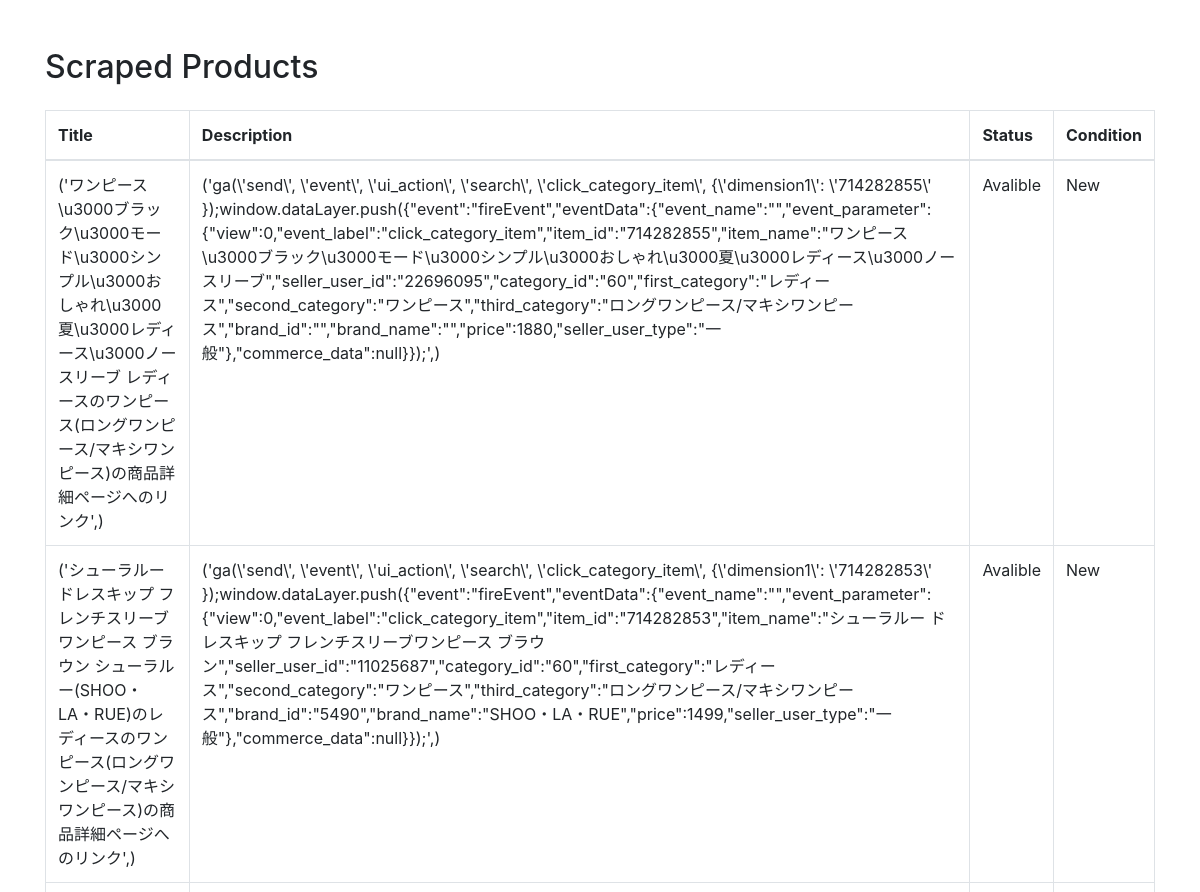
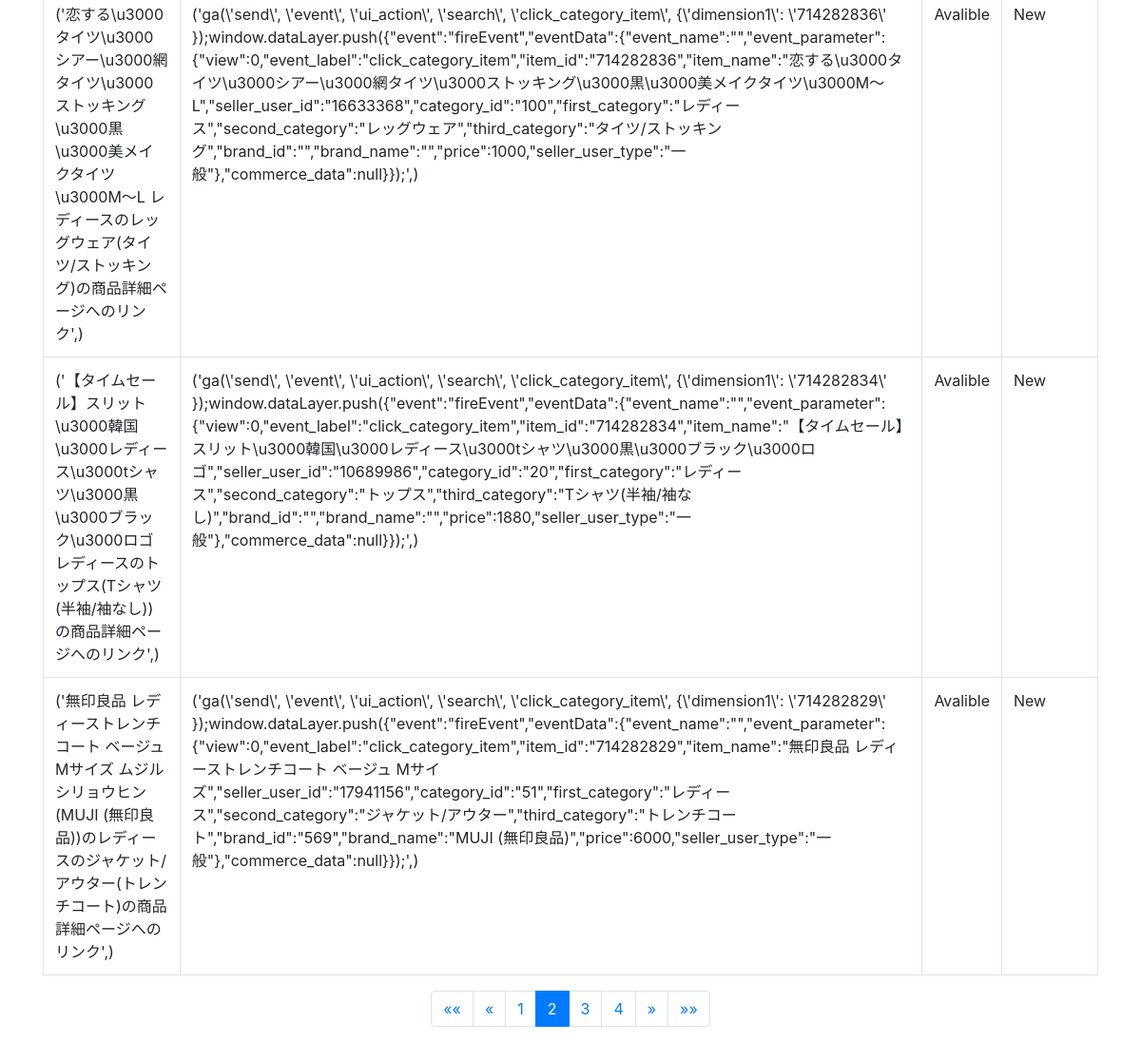
/results/?page=2, run on the app's committed database (2 pictures, top to bottom).
### rakuma_scraper/models.py (models this page shows)
class product(models.Model):
    title=models.CharField(max_length=100)
    description=models.TextField()
    status=models.CharField( max_length=50)
    condition=models.CharField(max_length=50)

### rakuma_scraper/views.py (the view)
# urls.py: path('results/',views.display)
def display(request):
    products=product.objects.all()
    paginator = Paginator(products, 5)
    page_number = request.GET.get('page')
    page_obj = paginator.get_page(page_number)
    return render(request,'results.html',{'page_obj':page_obj})

### rakuma_scraper/templates/results.html (shortened to what this page needs)
<!DOCTYPE html>
<html lang="en">
<head>
    <link rel="stylesheet" href="https://maxcdn.bootstrapcdn.com/bootstrap/4.5.2/css/bootstrap.min.css">
</head>
<body>
    <div class="container mt-5">
        <h2 class="mb-4">Scraped Products</h2>
        <table class="table table-bordered table-hover">
            <thead>
                <tr>
                    <th>Title</th>
                    <th>Description</th>
                    <th>Status</th>
                    <th>Condition</th>
                </tr>
            </thead>
            <tbody>
                {% for product in page_obj %}
                <tr>
                    <td>{{ product.title }}</td>
                    <td>{{ product.description }}</td>
                    <td>{{ product.status }}</td>
                    <td>{{ product.condition }}</td>
                </tr>
                {% empty %}
                <tr>
                    <td colspan="4" class="text-center">No products found.</td>
                </tr>
                {% endfor %}
            </tbody>
        </table>
        <nav aria-label="Page navigation">
            <ul class="pagination justify-content-center">
                {% if page_obj.has_previous %}
                    <li class="page-item">
                        <a class="page-link" href="?page=1" aria-label="First">
                            <span aria-hidden="true">&laquo;&laquo;</span>
                        </a>
                    </li>
                    <li class="page-item">
                        <a class="page-link" href="?page={{ page_obj.previous_page_number }}" aria-label="Previous">
                            <span aria-hidden="true">&laquo;</span>
                        </a>
                    </li>
                {% endif %}
                {% for num in page_obj.paginator.page_range %}
                    {% if page_obj.number == num %}
                        <li class="page-item active"><span class="page-link">{{ num }}</span></li>
                    {% elif num > page_obj.number|add:-3 and num < page_obj.number|add:3 %}
                        <li class="page-item"><a class="page-link" href="?page={{ num }}">{{ num }}</a></li>
                    {% endif %}
                {% endfor %}
                {% if page_obj.has_next %}
                    <li class="page-item">
                        <a class="page-link" href="?page={{ page_obj.next_page_number }}" aria-label="Next">
                            <span aria-hidden="true">&raquo;</span>
                        </a>
                    </li>
                    <li class="page-item">
                        <a class="page-link" href="?page={{ page_obj.paginator.num_pages }}" aria-label="Last">
                            <span aria-hidden="true">&raquo;&raquo;</span>
                        </a>
                    </li>
                {% endif %}
            </ul>
        </nav>
    </div>
</body>
</html>

### data on the page
product: title "('ワンピース\\u3000ブラック\\u3000モード\\u3000シンプル\\u3000おしゃれ\\u3000夏\\u3000レディース\\u3000ノースリーブ レディースのワンピース(ロングワンピース/マキシワンピース)の商品詳細ページへのリンク',)", description "('ga(\\'send\\', \\'event\\', \\'ui_action\\', \\'search\\', \\'click_category_item\\', {\\'dimension1\\': \\'714282855\\' });window.dataLayer.push({\"event\":\"fireEvent\",\"eventData\":{\"event_name\":\"\",\"event_parameter\":{\"view\":0,\"event_label\":\"click_category_item\",\"item_id\":\"714282855\",\"item_name\":\"ワンピース\\u3000ブラック\\u3000モード\\u3000シンプル\\u3000おしゃれ\\u3000夏\\u3000レディース\\u3000ノースリーブ\",\"seller_user_id\":\"22696095\",\"category_id\":\"60\",\"first_category\":\"レディース\",\"second_category\":\"ワンピース\",\"third_category\":\"ロングワンピース/マキシワンピース\",\"brand_id\":\"\",\"brand_name\":\"\",\"price\":1880,\"seller_user_type\":\"一般\"},\"commerce_data\":null}});',)", status "Avalible", condition "New"
product: title "('シューラルー ドレスキップ フレンチスリーブワンピース ブラウン シューラルー(SHOO・LA・RUE)のレディースのワンピース(ロングワンピース/マキシワンピース)の商品詳細ページへのリンク',)", description "('ga(\\'send\\', \\'event\\', \\'ui_action\\', \\'search\\', \\'click_category_item\\', {\\'dimension1\\': \\'714282853\\' });window.dataLayer.push({\"event\":\"fireEvent\",\"eventData\":{\"event_name\":\"\",\"event_parameter\":{\"view\":0,\"event_label\":\"click_category_item\",\"item_id\":\"714282853\",\"item_name\":\"シューラルー ドレスキップ フレンチスリーブワンピース ブラウン\",\"seller_user_id\":\"11025687\",\"category_id\":\"60\",\"first_category\":\"レディース\",\"second_category\":\"ワンピース\",\"third_category\":\"ロングワンピース/マキシワンピース\",\"brand_id\":\"5490\",\"brand_name\":\"SHOO・LA・RUE\",\"price\":1499,\"seller_user_type\":\"一般\"},\"commerce_data\":null}});',)", status "Avalible", condition "New"
product: title "('恋する\\u3000タイツ\\u3000シアー\\u3000網タイツ\\u3000ストッキング\\u3000黒\\u3000美メイクタイツ\\u3000М〜L レディースのレッグウェア(タイツ/ストッキング)の商品詳細ページへのリンク',)", description "('ga(\\'send\\', \\'event\\', \\'ui_action\\', \\'search\\', \\'click_category_item\\', {\\'dimension1\\': \\'714282836\\' });window.dataLayer.push({\"event\":\"fireEvent\",\"eventData\":{\"event_name\":\"\",\"event_parameter\":{\"view\":0,\"event_label\":\"click_category_item\",\"item_id\":\"714282836\",\"item_name\":\"恋する\\u3000タイツ\\u3000シアー\\u3000網タイツ\\u3000ストッキング\\u3000黒\\u3000美メイクタイツ\\u3000М〜L\",\"seller_user_id\":\"16633368\",\"category_id\":\"100\",\"first_category\":\"レディース\",\"second_category\":\"レッグウェア\",\"third_category\":\"タイツ/ストッキング\",\"brand_id\":\"\",\"brand_name\":\"\",\"price\":1000,\"seller_user_type\":\"一般\"},\"commerce_data\":null}});',)", status "Avalible", condition "New"
product: title "('【タイムセール】スリット\\u3000韓国\\u3000レディース\\u3000tシャツ\\u3000黒\\u3000ブラック\\u3000ロゴ レディースのトップス(Tシャツ(半袖/袖なし))の商品詳細ページへのリンク',)", description "('ga(\\'send\\', \\'event\\', \\'ui_action\\', \\'search\\', \\'click_category_item\\', {\\'dimension1\\': \\'714282834\\' });window.dataLayer.push({\"event\":\"fireEvent\",\"eventData\":{\"event_name\":\"\",\"event_parameter\":{\"view\":0,\"event_label\":\"click_category_item\",\"item_id\":\"714282834\",\"item_name\":\"【タイムセール】スリット\\u3000韓国\\u3000レディース\\u3000tシャツ\\u3000黒\\u3000ブラック\\u3000ロゴ\",\"seller_user_id\":\"10689986\",\"category_id\":\"20\",\"first_category\":\"レディース\",\"second_category\":\"トップス\",\"third_category\":\"Tシャツ(半袖/袖なし)\",\"brand_id\":\"\",\"brand_name\":\"\",\"price\":1880,\"seller_user_type\":\"一般\"},\"commerce_data\":null}});',)", status "Avalible", condition "New"
product: title "('無印良品 レディーストレンチコート ベージュ Mサイズ ムジルシリョウヒン(MUJI (無印良品))のレディースのジャケット/アウター(トレンチコート)の商品詳細ページへのリンク',)", description "('ga(\\'send\\', \\'event\\', \\'ui_action\\', \\'search\\', \\'click_category_item\\', {\\'dimension1\\': \\'714282829\\' });window.dataLayer.push({\"event\":\"fireEvent\",\"eventData\":{\"event_name\":\"\",\"event_parameter\":{\"view\":0,\"event_label\":\"click_category_item\",\"item_id\":\"714282829\",\"item_name\":\"無印良品 レディーストレンチコート ベージュ Mサイズ\",\"seller_user_id\":\"17941156\",\"category_id\":\"51\",\"first_category\":\"レディース\",\"second_category\":\"ジャケット/アウター\",\"third_category\":\"トレンチコート\",\"brand_id\":\"569\",\"brand_name\":\"MUJI (無印良品)\",\"price\":6000,\"seller_user_type\":\"一般\"},\"commerce_data\":null}});',)", status "Avalible", condition "New"

### other printed values
{{ num }} "1" "3" "4"
{{ num }} "2"
